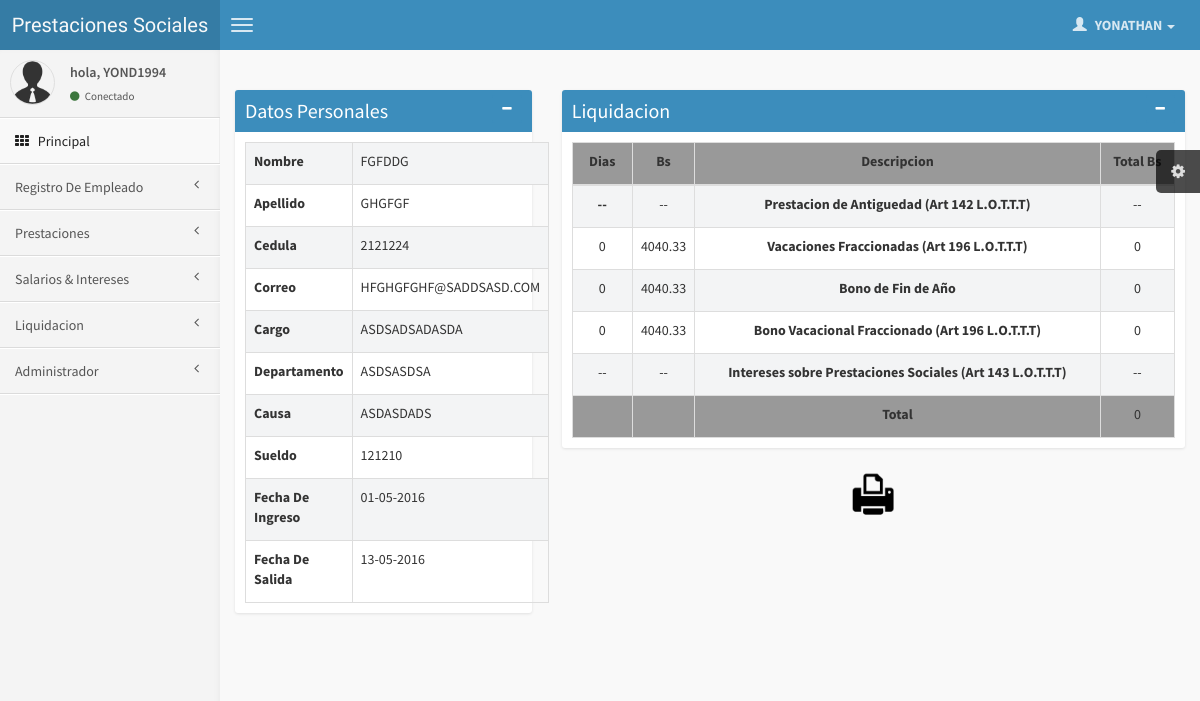
The page /paginas/mostrarl.php?codigo=A0002 (signed in) on the database its author committed.
### tables this page shows
CREATE TABLE `administrador` (
  `id` int(11) NOT NULL auto_increment,
  `usuario` varchar(50) NOT NULL,
  `pass` varchar(100) NOT NULL,
  `nombre` varchar(30) NOT NULL,
  `apellido` varchar(30) NOT NULL,
  `pregunta` varchar(50) NOT NULL,
  `respuesta` varchar(50) NOT NULL,
  `correo` varchar(50) NOT NULL,
  `id_extreme` varchar(50) NOT NULL,
  `tipo` int(2) NOT NULL,
  `imagen` varchar(40) NOT NULL,
  PRIMARY KEY  (`id`)
);

CREATE TABLE `empleados` (
  `id_empleado` int(10) NOT NULL auto_increment,
  `cedula` int(20) NOT NULL,
  `nombre` varchar(50) NOT NULL,
  `apellido` varchar(50) NOT NULL,
  `correo` varchar(50) NOT NULL,
  `fechai` date NOT NULL,
  `cod` varchar(20) NOT NULL,
  `ultimal` date default NULL,
  `estado` varchar(3) NOT NULL,
  PRIMARY KEY  (`cedula`),
  UNIQUE KEY `id_empleado` (`id_empleado`),
  UNIQUE KEY `cod` (`cod`)
);

CREATE TABLE `liquidacion` (
  `id` int(11) NOT NULL auto_increment,
  `codigo` varchar(20) NOT NULL,
  `cargo` varchar(50) NOT NULL,
  `departamento` varchar(50) NOT NULL,
  `causa` varchar(100) NOT NULL,
  `tiempo` int(11) NOT NULL,
  `sueldo` float NOT NULL,
  PRIMARY KEY  (`codigo`),
  UNIQUE KEY `id` (`id`)
);

### sesion.class.php (called while the page is built, shortened)
<?php
class sesion {
  public function get($nombre) {
     if (isset ( $_SESSION [$nombre] )) {
        return $_SESSION [$nombre];
     } else {
         return false;
     }
  }
}
?>

### paginas/mostrarl.php (the view, shortened to what this page needs)
<?php
include("cabecera.php");
  $link=conectarse() ;
if(isset($_POST["submit"])){
	$query = "UPDATE empleado SET nombre='".$_POST["cod"]."'";
	$result=mysql_query($query,$link) or die("Error: ".mysql_error());
	echo"</br>";
	echo"</br>";
	echo"<center>";
	echo "Se ha modificado el producto con exito ".$x1;
	 echo"</center>";
}else{
$x1=$_GET['codigo'];
	$query="SELECT * FROM empleados WHERE cod='".$x1."'";
	$result=mysql_query($query,$link) or die("Error: ".mysql_error());
	if(mysql_num_rows($result) > 0){
 ?>
								<?php
$x1=$_GET['codigo'];
$query="
select * from empleados,liquidacion where cod='".$x1."' and codigo='".$x1."'  order by id asc limit 1 ";
	$result=mysql_query($query,$link) or die("Error: ".mysql_error());
	if(mysql_num_rows($result) > 0){
	while($Rs=mysql_fetch_array($result)) {
 ?>
 <section class="content">
                    <div class="row">
 <div class="col-xs-4">
                                  <div class="box box-solid box-primary">
                                <div class="box-header">
                                    <h3 class="box-title">Datos Personales </h3>
                                    <div class="box-tools pull-right">
                                        <button class="btn btn-primary btn-sm" data-widget="collapse"><i class="fa fa-minus"></i></button>
                                    </div>
                                </div>
 <div class="box-body">
 <table id="example1" class="table table-bordered table-striped" >
 <tr>
 <td>
	<label for="exampleInputFile">Nombre</label>
	</td>
	<td>
<?php echo $Rs['nombre']; ?> </br>
	</td>
	</tr>
	<tr>
	<td><label for="exampleInputFile">Apellido</label>
	</td><td>
<?php echo $Rs['apellido']; ?>
</td>
</tr>
<tr>
<td>
	<label for="exampleInputFile">Cedula</label>
	</td>
	<td>
<?php echo $Rs['cedula'];
?>
</td>
</tr>
<tr>
<td>
	<label for="exampleInputFile">Correo</label>
</td>
<td><?php echo $Rs['correo'];
?>
</td>
</tr>
<tr>
<td>
	<label for="exampleInputFile">Cargo</label>
</td>
<td>
<?php  echo $Rs['cargo'];  ?>
</td>
</tr>
<tr>
<td>
	<label for="exampleInputFile">Departamento</label>
</td>
<td>
<?php  echo $Rs['departamento'];  ?>
</td>
</tr>
<tr>
<td>
	<label for="exampleInputFile">Causa</label>
</td>
<td>
<?php  echo $Rs['causa'];  ?>
</td>
</tr>
<tr>
<td>
	<label for="exampleInputFile">Sueldo</label>
</td>
<td>
<?php  echo $Rs['sueldo'];  ?>
</td>
</tr>
<tr>
<td>
	<label for="exampleInputFile">Fecha De Ingreso</label>
</td>
<td><?php  $fe= $Rs['fechai'];
$fecha22=date("d-m-Y",strtotime($fe));
 echo $fecha22;
?></td>
</tr>
<tr>
<td>
	<label for="exampleInputFile">Fecha De Salida</label>
	</td>
	<td>
<?php
 $fecha1= $Rs['ultimal'];
$fecha2=date("d-m-Y",strtotime($fecha1));
 echo $fecha2;
echo '</td></tr></table>';
}
}
?>
</div>
</div>
</div>
								<?php
$x1=$_GET['codigo'];
	$query="SELECT * FROM empleados,liquidacion WHERE cod='".$x1."' and codigo='".$x1."' ";
	$result=mysql_query($query,$link) or die("Error: ".mysql_error());
	if(mysql_num_rows($result) > 0){
	while($Rs=mysql_fetch_array($result)) {
 ?>
 <div class="col-xs-8">
                                  <div class="box box-solid box-primary">
                                <div class="box-header">
                                    <h3 class="box-title">Liquidacion </h3>
                                    <div class="box-tools pull-right">
                                        <button class="btn btn-primary btn-sm" data-widget="collapse"><i class="fa fa-minus"></i></button>
                                    </div>
                                </div>
 <div class="box-body">
 <table  align="center" id="example1" class="table table-bordered table-striped" >
<thead    bgcolor="#999999">
 <tr>
 <td  align="center" width="10%">
	<label   for="exampleInputFile">Dias</label>
	</td>
	<td  align="center" width="10%">
<label for="exampleInputFile">Bs</label>
	</td>
	<td align="center">
<label   for="exampleInputFile">Descripcion</label>
	</td>
	<td  align="center" >
<label for="exampleInputFile">Total Bs</label>
	</td>
	</tr>
	</thead>
	<tr>
	<td align="center"><label for="exampleInputFile">--</label>
	</td><td align="center">
--
</td>
<td align="center">
<label for="exampleInputFile">Prestacion de Antiguedad (Art 142 L.O.T.T.T)</label>
</td>
<td align="center">
--
</td>
</tr>
<tr>
<td align="center">
<?
$tiempo=$Rs["tiempo"];
$sueldo=$Rs["sueldo"];
	$dia1= 15/12*$tiempo;
	echo $dia1;
?>
	</td>
	<td align="center">
<?	$bs1= $sueldo/30;
	echo round( $bs1,2);
?>
	</td>
	<td align="center">
<label for="exampleInputFile">Vacaciones Fraccionadas (Art 196 L.O.T.T.T)</label>
</td>
<td align="center">
<?	$bs2= $dia1*$bs1;
	echo round( $bs2,2);
?>
</td>
</tr>
<tr>
<td align="center">
	<?	$dia2= 30/12*$tiempo;
	echo round( $dia2,2);
?>
	</td>
	<td align="center">
	<?	$bs3= $sueldo/30;
	echo round( $bs3,2);
?>
	</td>
	<td align="center">
<label for="exampleInputFile">Bono de Fin de A&ntilde;o</label>
</td>
<td align="center"> <?	$bs4= $dia2*$bs3;
	echo round( $bs4,2);
?>
</td>
</tr>
<tr>
<td align="center">
	<?php
	$dia3= 15/12*$tiempo;
	echo $dia3;
?>
	</td>
	<td  align="center">
	<?php
	echo round( $bs3,2);
	?>
	</td>
	<td  align="center">
<label   for="exampleInputFile">Bono Vacacional Fraccionado (Art 196 L.O.T.T.T)</label>
</td>
<td align="center"> <?	$bs5= $dia3*$bs3;
	echo round( $bs5,2);
?>
</td>
</tr>
<tr>
<td align="center">
	--
	</td>
	<td align="center">
	--
	</td>
	<td align="center">
<label for="exampleInputFile">Intereses sobre Prestaciones Sociales (Art 143 L.O.T.T.T)</label>
</td>
<td align="center"> --
</td>
</tr>
 <tfoot  bgcolor="#999999">
<tr>
<td align="center">
	</td>
	<td align="center">
	</td>
	<td align="center">
<label for="exampleInputFile">Total</label>
</td>
<td align="center">
<?php
$total= $bs5+$bs4+$bs2;
echo round( $total,2);
echo '</td></tr>
</tfoot></table>';
}
}
?>
</div>
</div></div>
 <section class="content">
                    <div class="row">
 <div class="col-xs-8">
	<center>
<a href="<?php echo "../pdf/liquidacionpdf.php?codigo=".$x1.""; ?>" target="_blank" class="small-box-footer"><img src="../img/impresora.png"  width='50' height='50'  title="Imprimir" alt=""></a>
</center>
</div>
</div>
<?php
	}
}
?>
</div>
</div>
<?php
include("pie.php");
?>

### paginas/cabecera.php (shortened to what this page needs)
<?php
	require_once("../sesion.class.php");
	$sesion = new sesion();
	$usuario = $sesion->get("usuario_dq");
	if( $usuario == false )
	{
		header("Location: ../index.php");
	}
	else
	{
 include_once("../config.php");
		$consulta = "select usuario,tipo,nombre,apellido,correo,imagen from administrador where usuario = '$usuario';";
		$result = $conexion->query($consulta);
		if($result->num_rows > 0)
		{
			$fila = $result->fetch_assoc();
			 $a=$fila["tipo"];
		  $b=$fila["nombre"];
		}
	?>
<!DOCTYPE html>
<html>
    <head>
        <link href="../css/bootstrap.min.css" rel="stylesheet" type="text/css" />
        <link href="../css/font-awesome.min.css" rel="stylesheet" type="text/css" />
        <link href="../css/ionicons.min.css" rel="stylesheet" type="text/css" />
        <link href="../css/AdminLTE.css" rel="stylesheet" type="text/css" />
		 <link href="../../css/daterangepicker/daterangepicker-bs3.css" rel="stylesheet" type="text/css" />
        <link href="../../css/iCheck/all.css" rel="stylesheet" type="text/css" />
        <link href="../../css/colorpicker/bootstrap-colorpicker.min.css" rel="stylesheet"/>
        <link href="../../css/timepicker/bootstrap-timepicker.min.css" rel="stylesheet"/>
<link rel="stylesheet" type="text/css" href="../calendar/tcal.css" />
    </head>
    <body class="skin-blue">
        <header class="header">
            <a href="#" class="logo">
                Prestaciones Sociales
            </a>
            <nav class="navbar navbar-static-top" role="navigation">
                <a href="#" class="navbar-btn sidebar-toggle" data-toggle="offcanvas" role="button">
                    <span class="icon-bar"></span>
                    <span class="icon-bar"></span>
                    <span class="icon-bar"></span>
                </a>
                <div class="navbar-right">
                    <ul class="nav navbar-nav">
                        <li class="dropdown messages-menu">
                        <li class="dropdown tasks-menu">
                        <li class="dropdown user user-menu">
                            <a href="#" class="dropdown-toggle" data-toggle="dropdown">
                                <i class="glyphicon glyphicon-user"></i>
                                <span> <?php echo $b;  ?> <i class="caret"></i></span>
                            </a>
                        </li>
                    </ul>
                </div>
            </nav>
        </header>
        <div class="wrapper row-offcanvas row-offcanvas-left">
            <aside class="left-side sidebar-offcanvas">
                <section class="sidebar">
                    <div class="user-panel">
                        <div class="pull-left image">
                            <img src="../img/avatar3.png" class="img-circle" alt="User Image" />
                        </div>
                        <div class="pull-left info">
                            <p>hola, <?php echo $usuario;  ?></p>
                            <a href="#"><i class="fa fa-circle text-success"></i> Conectado</a>
                        </div>
                    </div>
                    <ul class="sidebar-menu">
                        <li class="active"><?php
							if($a==1){
								echo '
                            <a href="index.php" data-ajax="false">';
							}else {
							echo '
                            <a href="index2.php" data-ajax="false">';
							}  ?>
                                <i class="fa fa-th"></i> <span>Principal</span>
                            </a>
                        </li>
                        <li class="treeview">
						<?php
							if($a==1){
								echo '
                            <a href="index.php" data-ajax="false">';
							}else {
							echo '
                            <a href="index2.php" data-ajax="false">';
							}  ?>
                                <span>Registro De Empleado</span>
                               <i class="fa fa-angle-left pull-right"></i>
                            </a>
                        </li>
                        <li class="treeview">
                            <a href="#">
                                <span>Prestaciones</span>
                                <i class="fa fa-angle-left pull-right"></i>
                            </a>
                        </li>
                        <li class="treeview">
                            <a href="#">
                                 <span>Salarios & Intereses</span>
                                <i class="fa fa-angle-left pull-right"></i>
                            </a>
                        </li>
                       <li class="treeview">
                            <a href="categorias.php?cate=5" data-ajax="false">
                                <i class="fa fa-angle-left pull-right"></i> <span>Liquidacion </span>
                            </a>
                        </li>
                             <li class="treeview">
                            <a href="#">
                                 <i class="fa fa-angle-left pull-right"></i> <span>Administrador</span>
                            </a>
                        </li>
                    </ul>
                </section>
            </aside>
            <aside class="right-side">
			<?php
			}
			?>

### rows shown on the page
administrador: nombre "YONATHAN"
empleados: nombre "FGFDDG", apellido "GHGFGF", cedula "2121224", correo "HFGHGFGHF@SADDSASD.COM", liquidacion.cargo "ASDSADSADASDA", liquidacion.departamento "ASDSASDSA", liquidacion.causa "ASDASDADS", liquidacion.sueldo "121210", fechai "01-05-2016", ultimal "13-05-2016", liquidacion.tiempo "0", liquidacion.sueldo "4040.33"

### other values the page prints
$usuario "YOND1994"
